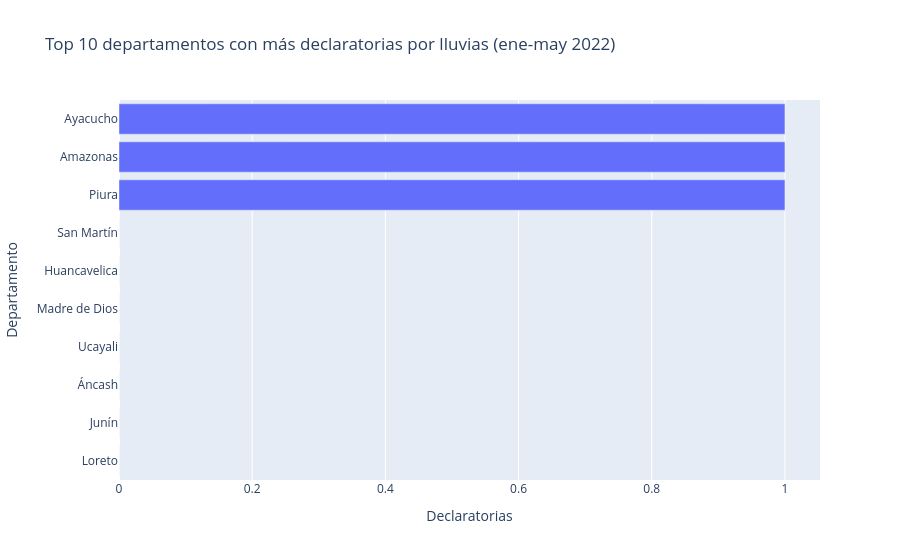

Write notebook code for a chart like this one.
### Code cell
top10 = final.sort_values(["declaratorias", "lluvia_total_mm"], ascending=[False, False]).head(10)
print(top10[["ubigeo", "departamento", "declaratorias", "lluvia_total_mm"]].to_string(index=False))
fig2 = px.bar(top10.sort_values("declaratorias", ascending=True), x="declaratorias", y="departamento", orientation="h",
              hover_data=["ubigeo", "lluvia_total_mm", "dias_lluvia_fuerte"],
              title="Top 10 departamentos con más declaratorias por lluvias (ene-may 2022)",
              labels={"declaratorias": "Declaratorias", "departamento": "Departamento"})
fig2.show()

### Figure 1 — Plotly figure (JSON) as saved in the notebook; plotly's stock layout.template omitted (floating-point values rounded to 4 significant figures)
{"data": [{"customdata": [["16", 1582.0, 25], ["12", 910.4, 5], ["02", 975.3, 7], ["25", 1289.0, 20], ["17", 908, 13], ["09", 803.8, 1], ["22", 789.8, 4], ["20", 89.2, 0], ["01", 436.5, 1], ["05", 485.1, 0]], "hovertemplate": "Declaratorias=%{x}<br>Departamento=%{y}<br>ubigeo=%{customdata[0]}<br>lluvia_total_mm=%{customdata[1]}<br>dias_lluvia_fuerte=%{customdata[2]}<extra></extra>", "legendgroup": "", "marker": {"color": "#636efa", "pattern": {"shape": ""}}, "name": "", "orientation": "h", "showlegend": false, "textposition": "auto", "type": "bar", "x": [0, 0, 0, 0, 0, 0, 0, 1, 1, 1], "xaxis": "x", "y": ["Loreto", "Junín", "Áncash", "Ucayali", "Madre de Dios", "Huancavelica", "San Martín", "Piura", "Amazonas", "Ayacucho"], "yaxis": "y"}], "layout": {"barmode": "relative", "legend": {"tracegroupgap": 0}, "title": {"text": "Top 10 departamentos con más declaratorias por lluvias (ene-may 2022)"}, "xaxis": {"anchor": "y", "domain": [0, 1], "title": {"text": "Declaratorias"}}, "yaxis": {"anchor": "x", "domain": [0, 1], "title": {"text": "Departamento"}}}}
